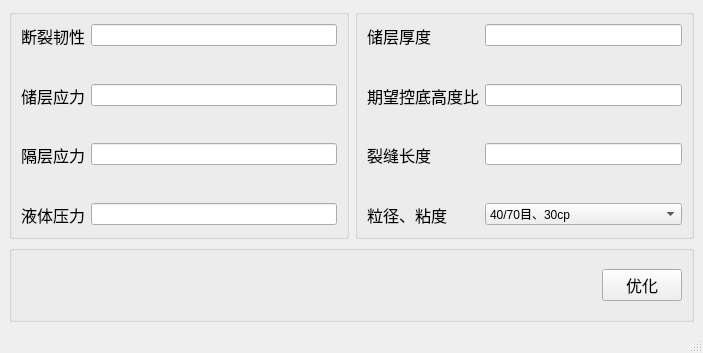
<?xml version="1.0" encoding="UTF-8"?>
<ui version="4.0">
 <class>MainWindow</class>
 <widget class="QMainWindow" name="MainWindow">
  <property name="geometry">
   <rect>
    <x>0</x>
    <y>0</y>
    <width>703</width>
    <height>353</height>
   </rect>
  </property>
  <property name="minimumSize">
   <size>
    <width>703</width>
    <height>353</height>
   </size>
  </property>
  <property name="windowTitle">
   <string>厚层控底加砂优化软件</string>
  </property>
  <widget class="QWidget" name="centralwidget">
   <layout class="QVBoxLayout" name="verticalLayout" stretch="3,1">
    <item>
     <layout class="QHBoxLayout" name="horizontalLayout">
      <item>
       <widget class="QGroupBox" name="groupBox">
        <property name="title">
         <string/>
        </property>
        <layout class="QFormLayout" name="formLayout">
         <item row="0" column="0">
          <widget class="QLabel" name="label_10">
           <property name="font">
            <font>
             <pointsize>12</pointsize>
            </font>
           </property>
           <property name="text">
            <string>断裂韧性</string>
           </property>
          </widget>
         </item>
         <item row="0" column="1">
          <widget class="QLineEdit" name="lineEdit_toughness"/>
         </item>
         <item row="1" column="0">
          <spacer name="verticalSpacer_5">
           <property name="orientation">
            <enum>Qt::Vertical</enum>
           </property>
           <property name="sizeHint" stdset="0">
            <size>
             <width>20</width>
             <height>40</height>
            </size>
           </property>
          </spacer>
         </item>
         <item row="2" column="0">
          <widget class="QLabel" name="label_6">
           <property name="font">
            <font>
             <pointsize>12</pointsize>
            </font>
           </property>
           <property name="text">
            <string>储层应力</string>
           </property>
          </widget>
         </item>
         <item row="2" column="1">
          <widget class="QLineEdit" name="lineEdit_res_stress"/>
         </item>
         <item row="3" column="0">
          <spacer name="verticalSpacer_6">
           <property name="orientation">
            <enum>Qt::Vertical</enum>
           </property>
           <property name="sizeHint" stdset="0">
            <size>
             <width>20</width>
             <height>40</height>
            </size>
           </property>
          </spacer>
         </item>
         <item row="4" column="0">
          <widget class="QLabel" name="label_7">
           <property name="font">
            <font>
             <pointsize>12</pointsize>
            </font>
           </property>
           <property name="text">
            <string>隔层应力</string>
           </property>
          </widget>
         </item>
         <item row="4" column="1">
          <widget class="QLineEdit" name="lineEdit_inter_stress"/>
         </item>
         <item row="5" column="0">
          <spacer name="verticalSpacer_7">
           <property name="orientation">
            <enum>Qt::Vertical</enum>
           </property>
           <property name="sizeHint" stdset="0">
            <size>
             <width>20</width>
             <height>40</height>
            </size>
           </property>
          </spacer>
         </item>
         <item row="6" column="0">
          <widget class="QLabel" name="label_8">
           <property name="font">
            <font>
             <pointsize>12</pointsize>
            </font>
           </property>
           <property name="text">
            <string>液体压力</string>
           </property>
          </widget>
         </item>
         <item row="6" column="1">
          <widget class="QLineEdit" name="lineEdit_liq_stress"/>
         </item>
        </layout>
       </widget>
      </item>
      <item>
       <widget class="QGroupBox" name="groupBox_2">
        <property name="title">
         <string/>
        </property>
        <layout class="QFormLayout" name="formLayout_2">
         <item row="0" column="0">
          <widget class="QLabel" name="label_15">
           <property name="font">
            <font>
             <pointsize>12</pointsize>
            </font>
           </property>
           <property name="text">
            <string>&lt;html&gt;&lt;head/&gt;&lt;body&gt;&lt;p&gt;&lt;span style=&quot; font-size:12pt;&quot;&gt;储层厚度&lt;/span&gt;&lt;/p&gt;&lt;/body&gt;&lt;/html&gt;</string>
           </property>
          </widget>
         </item>
         <item row="0" column="1">
          <widget class="QLineEdit" name="lineEdit_res_thick"/>
         </item>
         <item row="2" column="0">
          <widget class="QLabel" name="label_11">
           <property name="font">
            <font>
             <family>新宋体</family>
             <pointsize>12</pointsize>
            </font>
           </property>
           <property name="text">
            <string>期望控底高度比</string>
           </property>
          </widget>
         </item>
         <item row="2" column="1">
          <widget class="QLineEdit" name="lineEdit_height_ratio"/>
         </item>
         <item row="4" column="0">
          <widget class="QLabel" name="label_12">
           <property name="font">
            <font>
             <pointsize>12</pointsize>
            </font>
           </property>
           <property name="text">
            <string>裂缝长度</string>
           </property>
          </widget>
         </item>
         <item row="4" column="1">
          <widget class="QLineEdit" name="lineEdit_frac_len"/>
         </item>
         <item row="6" column="0">
          <widget class="QLabel" name="label_13">
           <property name="font">
            <font>
             <pointsize>12</pointsize>
            </font>
           </property>
           <property name="text">
            <string>粒径、粘度</string>
           </property>
          </widget>
         </item>
         <item row="1" column="0">
          <spacer name="verticalSpacer">
           <property name="orientation">
            <enum>Qt::Vertical</enum>
           </property>
           <property name="sizeHint" stdset="0">
            <size>
             <width>20</width>
             <height>40</height>
            </size>
           </property>
          </spacer>
         </item>
         <item row="3" column="0">
          <spacer name="verticalSpacer_2">
           <property name="orientation">
            <enum>Qt::Vertical</enum>
           </property>
           <property name="sizeHint" stdset="0">
            <size>
             <width>20</width>
             <height>40</height>
            </size>
           </property>
          </spacer>
         </item>
         <item row="5" column="0">
          <spacer name="verticalSpacer_3">
           <property name="orientation">
            <enum>Qt::Vertical</enum>
           </property>
           <property name="sizeHint" stdset="0">
            <size>
             <width>20</width>
             <height>40</height>
            </size>
           </property>
          </spacer>
         </item>
         <item row="6" column="1">
          <widget class="QComboBox" name="comboBox">
           <item>
            <property name="text">
             <string>40/70目、30cp</string>
            </property>
           </item>
           <item>
            <property name="text">
             <string>40/70-70/140、30cp</string>
            </property>
           </item>
           <item>
            <property name="text">
             <string>70/140目、30cp</string>
            </property>
           </item>
           <item>
            <property name="text">
             <string>40/70目、200cp</string>
            </property>
           </item>
           <item>
            <property name="text">
             <string>40/70-70/140、200cp</string>
            </property>
           </item>
           <item>
            <property name="text">
             <string>70/140目、200cp</string>
            </property>
           </item>
          </widget>
         </item>
        </layout>
       </widget>
      </item>
     </layout>
    </item>
    <item>
     <widget class="QGroupBox" name="groupBox_3">
      <property name="title">
       <string/>
      </property>
      <layout class="QHBoxLayout" name="horizontalLayout_2">
       <item>
        <spacer name="horizontalSpacer_3">
         <property name="orientation">
          <enum>Qt::Horizontal</enum>
         </property>
         <property name="sizeHint" stdset="0">
          <size>
           <width>40</width>
           <height>20</height>
          </size>
         </property>
        </spacer>
       </item>
       <item>
        <widget class="QPushButton" name="pushButton">
         <property name="font">
          <font>
           <pointsize>12</pointsize>
          </font>
         </property>
         <property name="text">
          <string>优化</string>
         </property>
        </widget>
       </item>
      </layout>
     </widget>
    </item>
   </layout>
  </widget>
  <widget class="QStatusBar" name="statusbar"/>
 </widget>
 <resources/>
 <connections>
  <connection>
   <sender>pushButton</sender>
   <signal>clicked()</signal>
   <receiver>MainWindow</receiver>
   <slot>modify()</slot>
   <hints>
    <hint type="sourcelabel">
     <x>636</x>
     <y>282</y>
    </hint>
    <hint type="destinationlabel">
     <x>454</x>
     <y>324</y>
    </hint>
   </hints>
  </connection>
 </connections>
 <slots>
  <slot>modify()</slot>
 </slots>
</ui>
